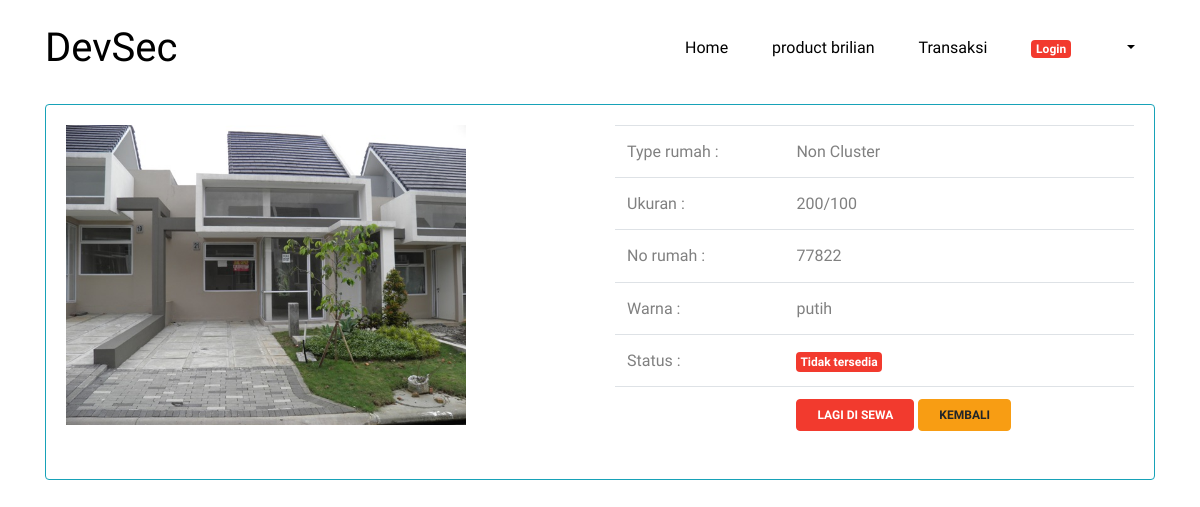
Page /customer/dashboard/detail_rumah/55 on the committed database.
### tables this page shows
CREATE TABLE `rumah` (
  `id_rumah` int(20) NOT NULL,
  `kode_type` varchar(20) NOT NULL,
  `ukuran` varchar(20) NOT NULL,
  `no_rumah` varchar(20) NOT NULL,
  `warna` varchar(20) NOT NULL,
  `status` varchar(20) NOT NULL,
  `harga` int(20) NOT NULL,
  `denda` int(20) NOT NULL,
  `jumlah_pembangunan` varchar(20) NOT NULL,
  `gambar` varchar(100) NOT NULL
);

### application/controllers/customer/dashboard.php (called while the page is built, shortened)
<?php
class Dashboard extends CI_Controller
{
    public function detail_rumah($id)
    {
        $data['detail'] = $this->kpr_model->detail($id);
        $this->load->view('templates_customer/header');
        $this->load->view('customer/detail_rumah', $data);
    }
}

### index.php (called while the page is built, shortened)
<?php
require_once BASEPATH.'core/CodeIgniter.php';

### application/models/kpr_model.php (called while the page is built, shortened)
<?php
class Kpr_model extends CI_Model
{
    public function detail($id)
    {
        $query = $this->db->get_where('rumah', array('id_rumah' => $id))->result();
        return $query;
    }
}

### application/views/customer/detail_rumah.php (the view)
<div class="section">
    <div class="container mt-2 mb-2 ">
        <div class="card border-info mt-2">
            <div class="card-body">
                <?php foreach ($detail as $dt) : ?>
                    <div class="row">
                        <div class="col-md-6">
                            <img src="<?= base_url('assets/upload/' . $dt->gambar) ?>" width="400px" height="300px" alt="">
                        </div>
                        <div class="col-md-6">
                            <table class="table">
                                <tr>
                                    <td>Type rumah :</td>
                                    <td> <?php if ($dt->kode_type == "CLS") {
                                                echo "Cluster";
                                            } elseif ($dt->kode_type == "SCLS") {
                                                echo "Spesial Cluster";
                                            } elseif ($dt->kode_type == "NCLS") {
                                                echo "Non Cluster";
                                            }
                                            ?>
                                    </td>
                                </tr>
                                <tr>
                                    <td>Ukuran : </td>
                                    <td> <?= $dt->ukuran ?> </td>
                                </tr>
                                <tr>
                                    <td>No rumah : </td>
                                    <td> <?= $dt->no_rumah ?> </td>
                                </tr>
                                <tr>
                                    <td>Warna : </td>
                                    <td> <?= $dt->warna ?> </td>
                                </tr>
                                <tr>
                                    <td>Status : </td>
                                    <td> <?php if ($dt->status == 1) {
                                                echo " <span class='badge badge-info p-1'> Tersedia </span>";
                                            } else {
                                                echo "<span class='badge badge-danger p-1'> Tidak tersedia </span>";
                                            }
                                            ?>
                                    </td>
                                </tr>
                                <tr>
                                    <td></td>
                                    <td>
                                        <?php
                                        if ($dt->status == 0) {
                                            echo " <span class='btn btn-danger' disable> Lagi di sewa </span> ";
                                        } else {
                                            echo anchor('customer/sewa/tambah_sewa' . $dt->id_rumah, '<button class="btn btn-info">Sewa rumah</button> ');
                                        }
                                        ?>
                                        <a class="btn btn-warning" href=" <?= base_url('customer/dashboard'); ?>  ">Kembali</a>
                                    </td>
                                </tr>
                            </table>
                        </div>
                    </div>
                <?php endforeach; ?>
            </div>
        </div>
    </div>
</div>

### assets/assets_shop/css/style.css (style rules this page uses)
body { line-height: 1.7; color: gray; font-weight: 400; font-size: 1rem; }
a { -webkit-transition: .3s all ease; -o-transition: .3s all ease; transition: .3s all ease; }
.btn { text-transform: uppercase; font-size: 12px; font-weight: 900; padding: 6px 20px; }

### rows in the picture
rumah: gambar (picture), shows "Non Cluster", ukuran "200/100", no_rumah "77822", warna "putih", status "Tidak tersedia"
